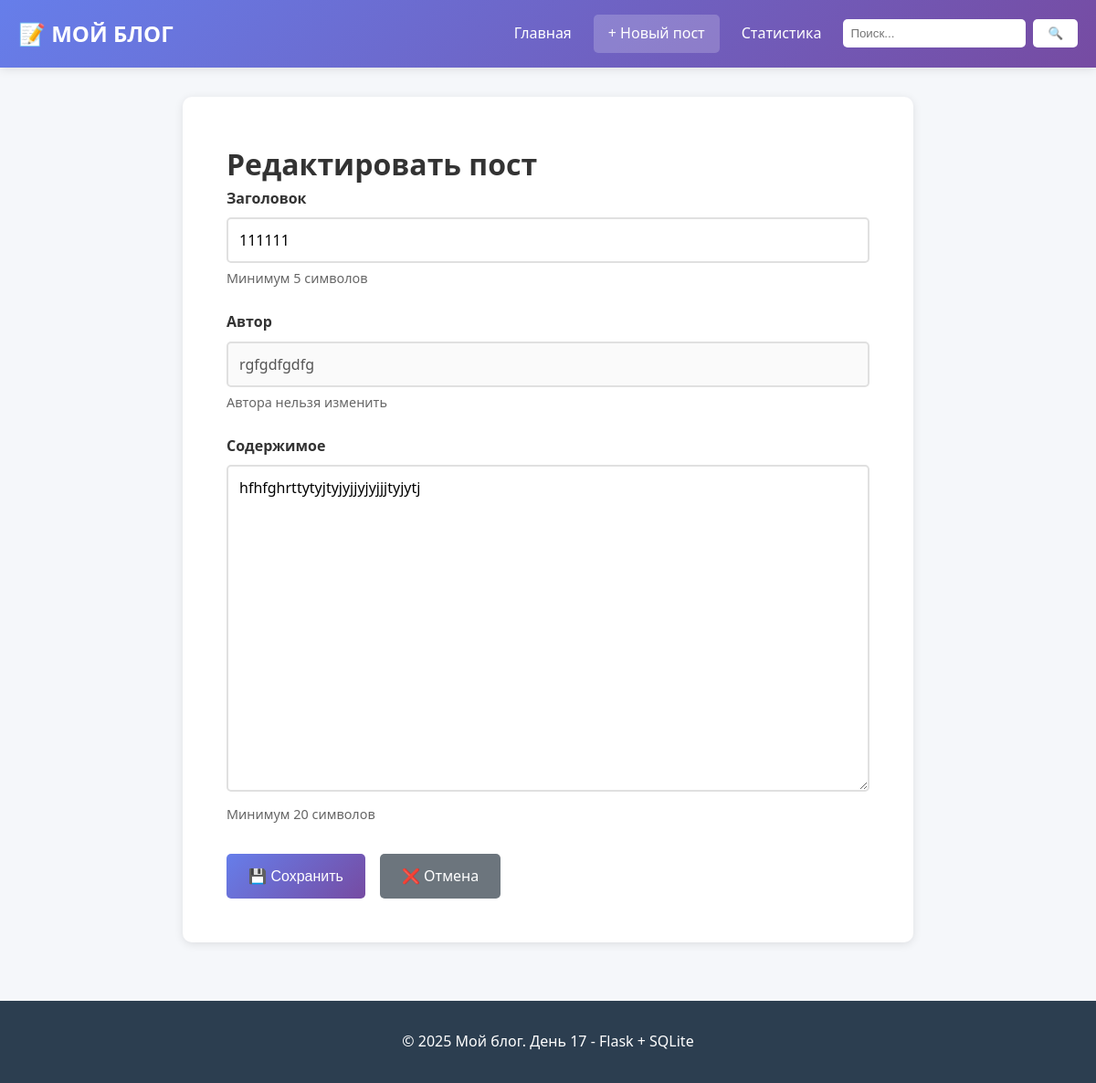
Page /post/4/edit on the committed database.
### tables this page shows
CREATE TABLE posts (
            id INTEGER PRIMARY KEY AUTOINCREMENT,
            title TEXT NOT NULL,
            content TEXT NOT NULL,
            author TEXT NOT NULL,
            views INTEGER DEFAULT 0,
            created_at TIMESTAMP DEFAULT CURRENT_TIMESTAMP
        );

### app.py (the view, shortened to what this page needs)
@app.route('/post/<int:post_id>/edit', methods=['GET', 'POST'])
def edit_post(post_id):
    post = db.get_post_by_id(post_id)
    if not post:
        flash('Пост не найден', 'error')
        return redirect(url_for('index'))
    return render_template('edit_post.html', post=post)

### database.py (called while the page is built)
def dict_factory(cursor, row):
    d = {}
    for idx, col in enumerate(cursor.description):
        d[col[0]] = row[idx]
    return d

def get_post_by_id(post_id):
    with sqlite3.connect(DATABASE) as conn:
        conn.row_factory = dict_factory
        cursor = conn.cursor()
        cursor.execute("SELECT * FROM posts WHERE id = ?", (post_id,))
        return cursor.fetchone()

### templates/edit_post.html (shortened to what this page needs)
{% extends "base.html" %}
{% block content %}
    <div class="form-container">
        <h1>Редактировать пост</h1>
        <form action="{{ url_for('edit_post', post_id=post.id) }}" method="POST">
            <div class="form-group">
                <label for="title">Заголовок</label>
                <input type="text"
                       id="title"
                       name="title"
                       value="{{ post.title }}"
                       required>
                <small>Минимум 5 символов</small>
            </div>
            <div class="form-group">
                <label>Автор</label>
                <input type="text" value="{{ post.author }}" disabled>
                <small>Автора нельзя изменить</small>
            </div>
            <div class="form-group">
                <label for="content">Содержимое</label>
                <textarea id="content"
                          name="content"
                          rows="15"
                          required>{{ post.content }}</textarea>
                <small>Минимум 20 символов</small>
            </div>
            <div class="form-actions">
                <button type="submit" class="btn btn-primary">
                    💾 Сохранить
                </button>
                <a href="{{ url_for('view_post', post_id=post.id) }}" class="btn btn-secondary">
                    ❌ Отмена
                </a>
            </div>
        </form>
    </div>
{% endblock %}

### static/css/blog.css (style rules this page uses)
* { margin: 0; padding: 0; box-sizing: border-box; }
body { font-family: 'Segoe UI', Tahoma, Geneva, Verdana, sans-serif; line-height: 1.6; color: #333; background-color: #f5f7fa; }
.form-container { background: white; padding: 3rem; border-radius: 10px; box-shadow: 0 2px 10px rgba(0,0,0,0.1); margin: 2rem auto; max-width: 800px; }
.form-group { margin-bottom: 1.5rem; }
.form-group label { display: block; margin-bottom: 0.5rem; font-weight: 600; color: #333; }
.form-group input, .form-group textarea { width: 100%; padding: 0.75rem; border: 2px solid #e0e0e0; border-radius: 5px; font-family: inherit; font-size: 1rem; transition: border-color 0.3s; }
.form-group small { display: block; margin-top: 0.3rem; color: #666; font-size: 0.9rem; }
.form-actions { display: flex; gap: 1rem; margin-top: 2rem; }
.btn { display: inline-block; padding: 0.75rem 1.5rem; border: none; border-radius: 5px; font-size: 1rem; cursor: pointer; text-decoration: none; transition: all 0.3s; }
.btn-primary { background: linear-gradient(135deg, #667eea, #764ba2); color: white; }
.btn-secondary { background: #6c757d; color: white; }

### rows in the picture
posts: title "111111", author "rgfgdfgdfg", content "hfhfghrttytyjtyjyjjyjyjjjtyjytj"
